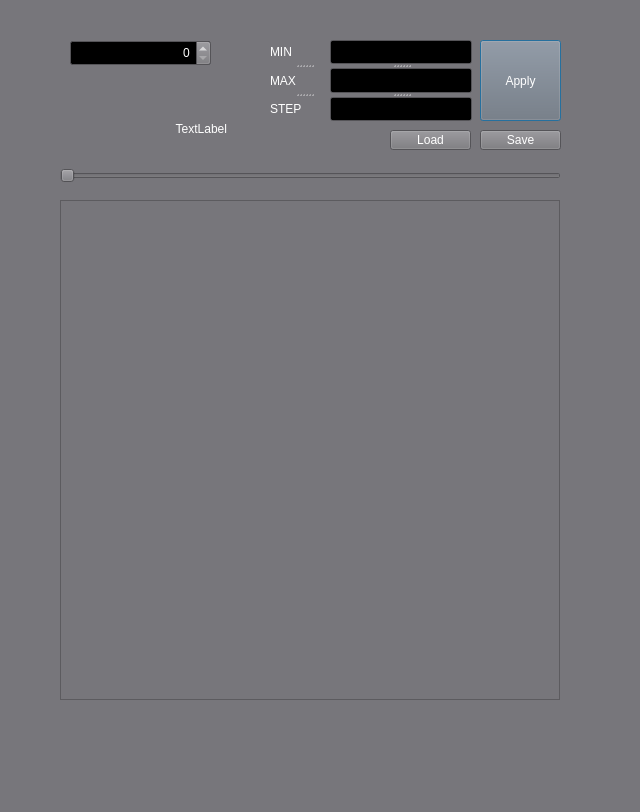
<?xml version="1.0" encoding="UTF-8"?>
<ui version="4.0">
 <class>Dialog</class>
 <widget class="QDialog" name="Dialog">
  <property name="geometry">
   <rect>
    <x>0</x>
    <y>0</y>
    <width>640</width>
    <height>812</height>
   </rect>
  </property>
  <property name="palette">
   <palette>
    <active>
     <colorrole role="WindowText">
      <brush brushstyle="SolidPattern">
       <color alpha="255">
        <red>255</red>
        <green>255</green>
        <blue>255</blue>
       </color>
      </brush>
     </colorrole>
     <colorrole role="Button">
      <brush brushstyle="SolidPattern">
       <color alpha="255">
        <red>119</red>
        <green>118</green>
        <blue>123</blue>
       </color>
      </brush>
     </colorrole>
     <colorrole role="Light">
      <brush brushstyle="SolidPattern">
       <color alpha="255">
        <red>178</red>
        <green>177</green>
        <blue>184</blue>
       </color>
      </brush>
     </colorrole>
     <colorrole role="Midlight">
      <brush brushstyle="SolidPattern">
       <color alpha="255">
        <red>148</red>
        <green>147</green>
        <blue>153</blue>
       </color>
      </brush>
     </colorrole>
     <colorrole role="Dark">
      <brush brushstyle="SolidPattern">
       <color alpha="255">
        <red>59</red>
        <green>59</green>
        <blue>61</blue>
       </color>
      </brush>
     </colorrole>
     <colorrole role="Mid">
      <brush brushstyle="SolidPattern">
       <color alpha="255">
        <red>79</red>
        <green>79</green>
        <blue>82</blue>
       </color>
      </brush>
     </colorrole>
     <colorrole role="Text">
      <brush brushstyle="SolidPattern">
       <color alpha="255">
        <red>255</red>
        <green>255</green>
        <blue>255</blue>
       </color>
      </brush>
     </colorrole>
     <colorrole role="BrightText">
      <brush brushstyle="SolidPattern">
       <color alpha="255">
        <red>255</red>
        <green>255</green>
        <blue>255</blue>
       </color>
      </brush>
     </colorrole>
     <colorrole role="ButtonText">
      <brush brushstyle="SolidPattern">
       <color alpha="255">
        <red>255</red>
        <green>255</green>
        <blue>255</blue>
       </color>
      </brush>
     </colorrole>
     <colorrole role="Base">
      <brush brushstyle="SolidPattern">
       <color alpha="255">
        <red>0</red>
        <green>0</green>
        <blue>0</blue>
       </color>
      </brush>
     </colorrole>
     <colorrole role="Window">
      <brush brushstyle="SolidPattern">
       <color alpha="255">
        <red>119</red>
        <green>118</green>
        <blue>123</blue>
       </color>
      </brush>
     </colorrole>
     <colorrole role="Shadow">
      <brush brushstyle="SolidPattern">
       <color alpha="255">
        <red>0</red>
        <green>0</green>
        <blue>0</blue>
       </color>
      </brush>
     </colorrole>
     <colorrole role="AlternateBase">
      <brush brushstyle="SolidPattern">
       <color alpha="255">
        <red>59</red>
        <green>59</green>
        <blue>61</blue>
       </color>
      </brush>
     </colorrole>
     <colorrole role="ToolTipBase">
      <brush brushstyle="SolidPattern">
       <color alpha="255">
        <red>255</red>
        <green>255</green>
        <blue>220</blue>
       </color>
      </brush>
     </colorrole>
     <colorrole role="ToolTipText">
      <brush brushstyle="SolidPattern">
       <color alpha="255">
        <red>0</red>
        <green>0</green>
        <blue>0</blue>
       </color>
      </brush>
     </colorrole>
     <colorrole role="PlaceholderText">
      <brush brushstyle="SolidPattern">
       <color alpha="128">
        <red>255</red>
        <green>255</green>
        <blue>255</blue>
       </color>
      </brush>
     </colorrole>
    </active>
    <inactive>
     <colorrole role="WindowText">
      <brush brushstyle="SolidPattern">
       <color alpha="255">
        <red>255</red>
        <green>255</green>
        <blue>255</blue>
       </color>
      </brush>
     </colorrole>
     <colorrole role="Button">
      <brush brushstyle="SolidPattern">
       <color alpha="255">
        <red>119</red>
        <green>118</green>
        <blue>123</blue>
       </color>
      </brush>
     </colorrole>
     <colorrole role="Light">
      <brush brushstyle="SolidPattern">
       <color alpha="255">
        <red>178</red>
        <green>177</green>
        <blue>184</blue>
       </color>
      </brush>
     </colorrole>
     <colorrole role="Midlight">
      <brush brushstyle="SolidPattern">
       <color alpha="255">
        <red>148</red>
        <green>147</green>
        <blue>153</blue>
       </color>
      </brush>
     </colorrole>
     <colorrole role="Dark">
      <brush brushstyle="SolidPattern">
       <color alpha="255">
        <red>59</red>
        <green>59</green>
        <blue>61</blue>
       </color>
      </brush>
     </colorrole>
     <colorrole role="Mid">
      <brush brushstyle="SolidPattern">
       <color alpha="255">
        <red>79</red>
        <green>79</green>
        <blue>82</blue>
       </color>
      </brush>
     </colorrole>
     <colorrole role="Text">
      <brush brushstyle="SolidPattern">
       <color alpha="255">
        <red>255</red>
        <green>255</green>
        <blue>255</blue>
       </color>
      </brush>
     </colorrole>
     <colorrole role="BrightText">
      <brush brushstyle="SolidPattern">
       <color alpha="255">
        <red>255</red>
        <green>255</green>
        <blue>255</blue>
       </color>
      </brush>
     </colorrole>
     <colorrole role="ButtonText">
      <brush brushstyle="SolidPattern">
       <color alpha="255">
        <red>255</red>
        <green>255</green>
        <blue>255</blue>
       </color>
      </brush>
     </colorrole>
     <colorrole role="Base">
      <brush brushstyle="SolidPattern">
       <color alpha="255">
        <red>0</red>
        <green>0</green>
        <blue>0</blue>
       </color>
      </brush>
     </colorrole>
     <colorrole role="Window">
      <brush brushstyle="SolidPattern">
       <color alpha="255">
        <red>119</red>
        <green>118</green>
        <blue>123</blue>
       </color>
      </brush>
     </colorrole>
     <colorrole role="Shadow">
      <brush brushstyle="SolidPattern">
       <color alpha="255">
        <red>0</red>
        <green>0</green>
        <blue>0</blue>
       </color>
      </brush>
     </colorrole>
     <colorrole role="AlternateBase">
      <brush brushstyle="SolidPattern">
       <color alpha="255">
        <red>59</red>
        <green>59</green>
        <blue>61</blue>
       </color>
      </brush>
     </colorrole>
     <colorrole role="ToolTipBase">
      <brush brushstyle="SolidPattern">
       <color alpha="255">
        <red>255</red>
        <green>255</green>
        <blue>220</blue>
       </color>
      </brush>
     </colorrole>
     <colorrole role="ToolTipText">
      <brush brushstyle="SolidPattern">
       <color alpha="255">
        <red>0</red>
        <green>0</green>
        <blue>0</blue>
       </color>
      </brush>
     </colorrole>
     <colorrole role="PlaceholderText">
      <brush brushstyle="SolidPattern">
       <color alpha="128">
        <red>255</red>
        <green>255</green>
        <blue>255</blue>
       </color>
      </brush>
     </colorrole>
    </inactive>
    <disabled>
     <colorrole role="WindowText">
      <brush brushstyle="SolidPattern">
       <color alpha="255">
        <red>59</red>
        <green>59</green>
        <blue>61</blue>
       </color>
      </brush>
     </colorrole>
     <colorrole role="Button">
      <brush brushstyle="SolidPattern">
       <color alpha="255">
        <red>119</red>
        <green>118</green>
        <blue>123</blue>
       </color>
      </brush>
     </colorrole>
     <colorrole role="Light">
      <brush brushstyle="SolidPattern">
       <color alpha="255">
        <red>178</red>
        <green>177</green>
        <blue>184</blue>
       </color>
      </brush>
     </colorrole>
     <colorrole role="Midlight">
      <brush brushstyle="SolidPattern">
       <color alpha="255">
        <red>148</red>
        <green>147</green>
        <blue>153</blue>
       </color>
      </brush>
     </colorrole>
     <colorrole role="Dark">
      <brush brushstyle="SolidPattern">
       <color alpha="255">
        <red>59</red>
        <green>59</green>
        <blue>61</blue>
       </color>
      </brush>
     </colorrole>
     <colorrole role="Mid">
      <brush brushstyle="SolidPattern">
       <color alpha="255">
        <red>79</red>
        <green>79</green>
        <blue>82</blue>
       </color>
      </brush>
     </colorrole>
     <colorrole role="Text">
      <brush brushstyle="SolidPattern">
       <color alpha="255">
        <red>59</red>
        <green>59</green>
        <blue>61</blue>
       </color>
      </brush>
     </colorrole>
     <colorrole role="BrightText">
      <brush brushstyle="SolidPattern">
       <color alpha="255">
        <red>255</red>
        <green>255</green>
        <blue>255</blue>
       </color>
      </brush>
     </colorrole>
     <colorrole role="ButtonText">
      <brush brushstyle="SolidPattern">
       <color alpha="255">
        <red>59</red>
        <green>59</green>
        <blue>61</blue>
       </color>
      </brush>
     </colorrole>
     <colorrole role="Base">
      <brush brushstyle="SolidPattern">
       <color alpha="255">
        <red>119</red>
        <green>118</green>
        <blue>123</blue>
       </color>
      </brush>
     </colorrole>
     <colorrole role="Window">
      <brush brushstyle="SolidPattern">
       <color alpha="255">
        <red>119</red>
        <green>118</green>
        <blue>123</blue>
       </color>
      </brush>
     </colorrole>
     <colorrole role="Shadow">
      <brush brushstyle="SolidPattern">
       <color alpha="255">
        <red>0</red>
        <green>0</green>
        <blue>0</blue>
       </color>
      </brush>
     </colorrole>
     <colorrole role="AlternateBase">
      <brush brushstyle="SolidPattern">
       <color alpha="255">
        <red>119</red>
        <green>118</green>
        <blue>123</blue>
       </color>
      </brush>
     </colorrole>
     <colorrole role="ToolTipBase">
      <brush brushstyle="SolidPattern">
       <color alpha="255">
        <red>255</red>
        <green>255</green>
        <blue>220</blue>
       </color>
      </brush>
     </colorrole>
     <colorrole role="ToolTipText">
      <brush brushstyle="SolidPattern">
       <color alpha="255">
        <red>0</red>
        <green>0</green>
        <blue>0</blue>
       </color>
      </brush>
     </colorrole>
     <colorrole role="PlaceholderText">
      <brush brushstyle="SolidPattern">
       <color alpha="128">
        <red>255</red>
        <green>255</green>
        <blue>255</blue>
       </color>
      </brush>
     </colorrole>
    </disabled>
   </palette>
  </property>
  <property name="windowTitle">
   <string>Dialog</string>
  </property>
  <widget class="QSpinBox" name="spinBox">
   <property name="geometry">
    <rect>
     <x>70</x>
     <y>40</y>
     <width>141</width>
     <height>26</height>
    </rect>
   </property>
   <property name="alignment">
    <set>Qt::AlignRight|Qt::AlignTrailing|Qt::AlignVCenter</set>
   </property>
  </widget>
  <widget class="QLabel" name="sliderLabel">
   <property name="geometry">
    <rect>
     <x>160</x>
     <y>120</y>
     <width>67</width>
     <height>17</height>
    </rect>
   </property>
   <property name="text">
    <string>TextLabel</string>
   </property>
   <property name="alignment">
    <set>Qt::AlignRight|Qt::AlignTrailing|Qt::AlignVCenter</set>
   </property>
  </widget>
  <widget class="QPushButton" name="pushButton">
   <property name="geometry">
    <rect>
     <x>480</x>
     <y>40</y>
     <width>81</width>
     <height>81</height>
    </rect>
   </property>
   <property name="text">
    <string>Apply</string>
   </property>
  </widget>
  <widget class="QSlider" name="slider">
   <property name="geometry">
    <rect>
     <x>60</x>
     <y>160</y>
     <width>501</width>
     <height>31</height>
    </rect>
   </property>
   <property name="orientation">
    <enum>Qt::Horizontal</enum>
   </property>
  </widget>
  <widget class="QLabel" name="pixMap">
   <property name="geometry">
    <rect>
     <x>60</x>
     <y>200</y>
     <width>500</width>
     <height>500</height>
    </rect>
   </property>
   <property name="frameShape">
    <enum>QFrame::StyledPanel</enum>
   </property>
   <property name="text">
    <string/>
   </property>
  </widget>
  <widget class="QPushButton" name="pBtnSave">
   <property name="geometry">
    <rect>
     <x>480</x>
     <y>130</y>
     <width>81</width>
     <height>20</height>
    </rect>
   </property>
   <property name="text">
    <string>Save</string>
   </property>
  </widget>
  <widget class="QPushButton" name="pBtnLoad">
   <property name="geometry">
    <rect>
     <x>390</x>
     <y>130</y>
     <width>81</width>
     <height>20</height>
    </rect>
   </property>
   <property name="text">
    <string>Load</string>
   </property>
  </widget>
  <widget class="QSplitter" name="splitter">
   <property name="geometry">
    <rect>
     <x>330</x>
     <y>40</y>
     <width>142</width>
     <height>81</height>
    </rect>
   </property>
   <property name="orientation">
    <enum>Qt::Vertical</enum>
   </property>
   <widget class="QLineEdit" name="lineMin">
    <property name="alignment">
     <set>Qt::AlignRight|Qt::AlignTrailing|Qt::AlignVCenter</set>
    </property>
   </widget>
   <widget class="QLineEdit" name="lineMax">
    <property name="alignment">
     <set>Qt::AlignRight|Qt::AlignTrailing|Qt::AlignVCenter</set>
    </property>
   </widget>
   <widget class="QLineEdit" name="lineStep">
    <property name="alignment">
     <set>Qt::AlignRight|Qt::AlignTrailing|Qt::AlignVCenter</set>
    </property>
   </widget>
  </widget>
  <widget class="QSplitter" name="splitter_2">
   <property name="geometry">
    <rect>
     <x>270</x>
     <y>40</y>
     <width>67</width>
     <height>81</height>
    </rect>
   </property>
   <property name="orientation">
    <enum>Qt::Vertical</enum>
   </property>
   <widget class="QLabel" name="label">
    <property name="text">
     <string>MIN</string>
    </property>
   </widget>
   <widget class="QLabel" name="label_2">
    <property name="text">
     <string>MAX</string>
    </property>
   </widget>
   <widget class="QLabel" name="label_3">
    <property name="text">
     <string>STEP</string>
    </property>
   </widget>
  </widget>
 </widget>
 <resources/>
 <connections/>
</ui>
